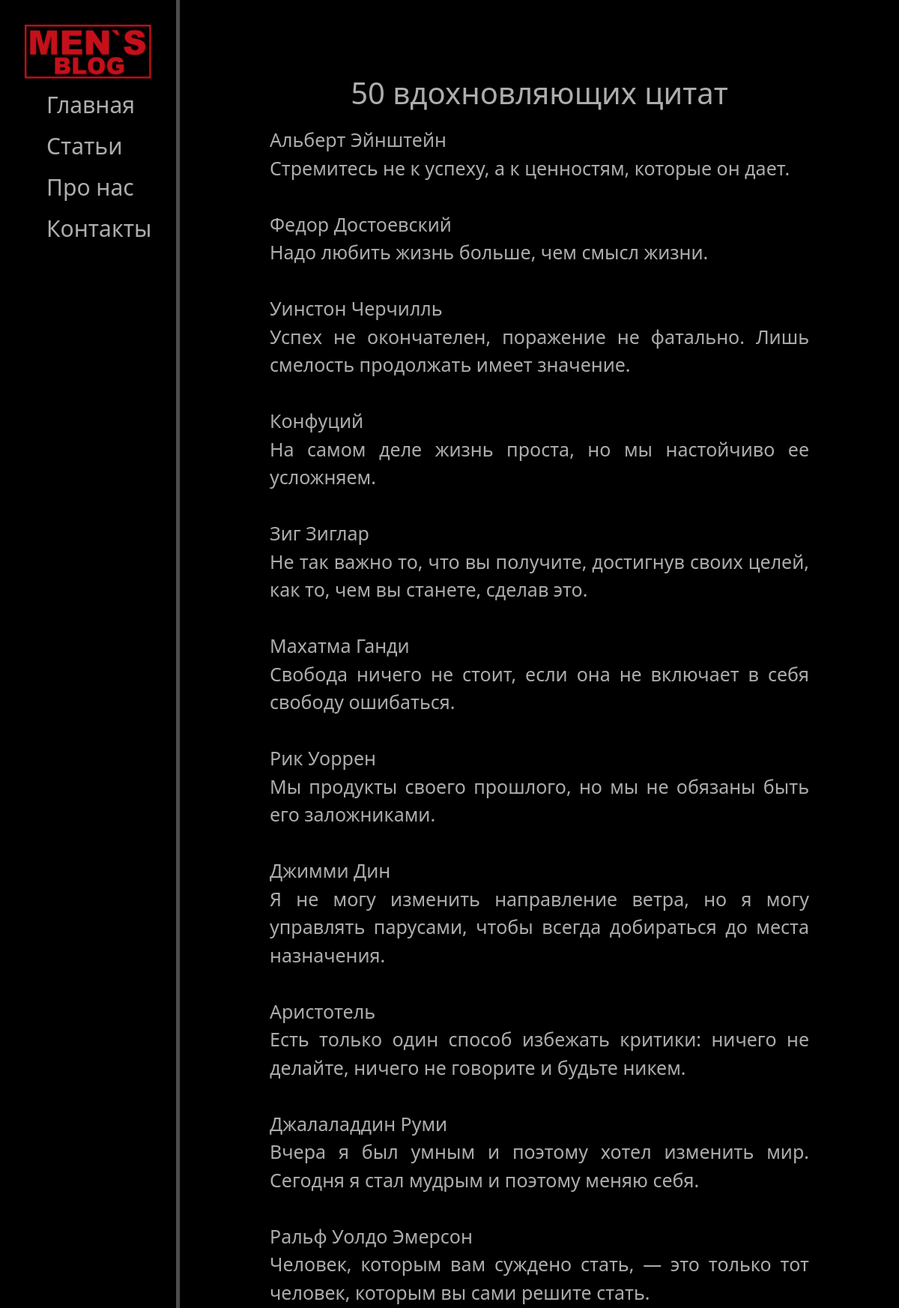
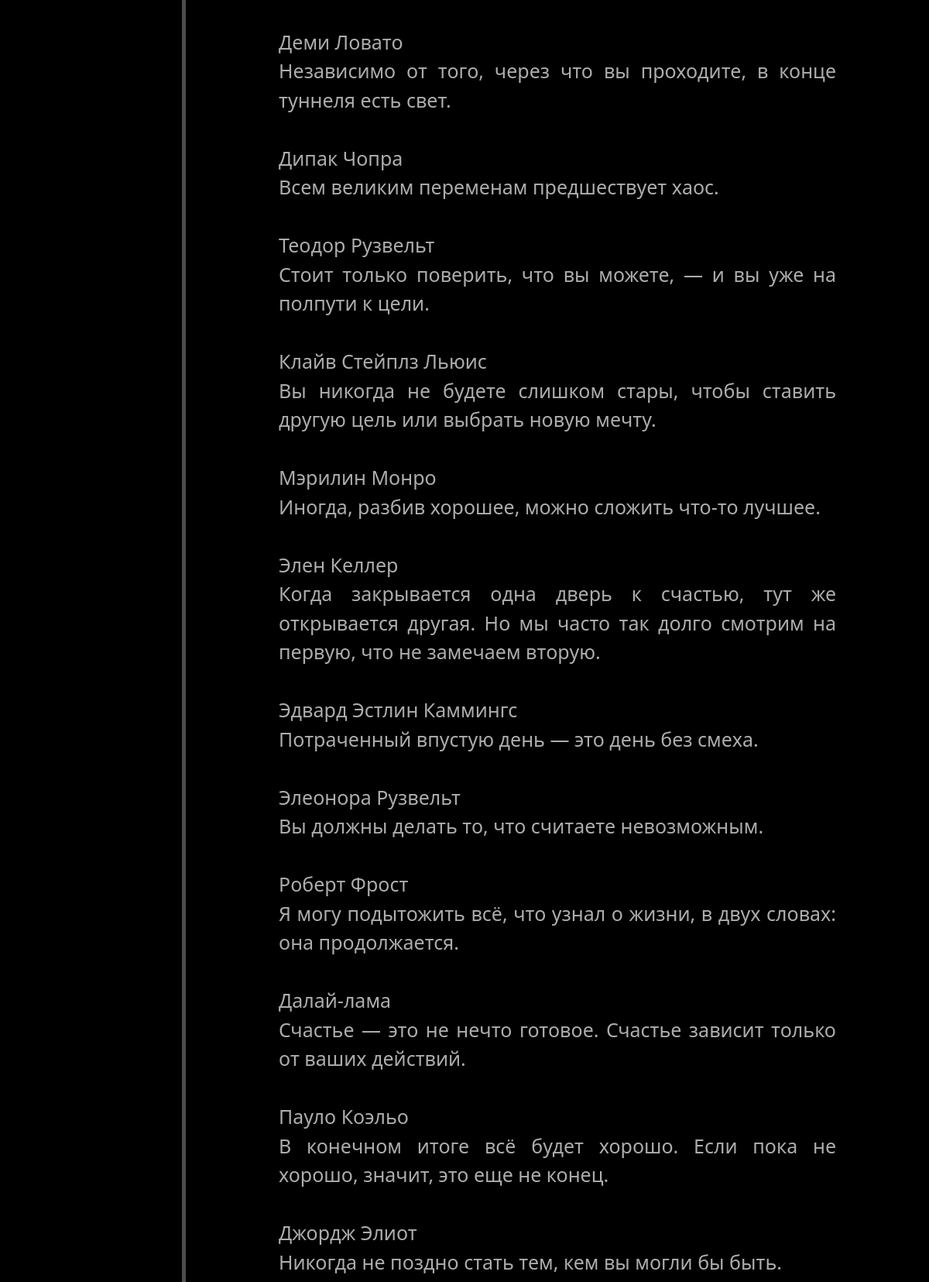
The app's page /news/9 (upper part) with its own data (2 pictures, top to bottom).
### news/models.py (models this page shows, shortened)
class Articles(models.Model):
    title = models.CharField('Название', max_length=100, default='Статья без названия')
    anons = models.CharField('Анонс', max_length=350)
    full_text = models.TextField('Статья')
    date = models.DateTimeField(default=datetime.now)
    class Meta: # множественное и единственно число названия таблицы
        verbose_name = 'Новость'
        verbose_name_plural = 'Новости'

### news/views.py (the view)
# urls.py: path('<int:pk>', views.NewsDetailView.as_view(), name='news-detail'),
class NewsDetailView(DetailView):
    model = Articles
    template_name = 'news/details_view.html'
    context_object_name = 'article'

### news/templates/news/details_view.html (shortened to what this page needs)
{% extends 'main/layout.html' %}
{% block content %}
    <div class="features">
        <h1>{{ article.title }}</h1>
        <p>{{ article.full_text|safe }}</p>
    </div>
{% endblock %}

### main/static/main/css/main.css (style rules this page uses)
body { background: rgb(0, 0, 0); }
main .features { position: relative; font-size: 25px; float: left; left: 30%; color: #adadad; margin-top: 100px; text-align: center; width: 60%; }
main .features p { max-width: 100%; margin: 20px auto; text-align: justify; }

### records on screen
Articles: title "50 вдохновляющих цитат", full_text "Альберт Эйнштейн Стремитесь не к успеху, а к ценностям, которые он дает. Федор Достоевский Надо любить жизнь больше, чем смысл жизни. Уинстон Черчилль Успех не окончателен, поражение не фатально. Лишь смелость продолжать имеет значение. Конфуций На самом деле жизнь проста, но мы настойчиво ее усложняем. Зиг Зиглар Не так важно то, что вы получите, достигнув своих целей, как то, чем вы станете, сделав это. Махатма Ганди Свобода ничего не стоит, если она не включает в себя свободу ошибаться. Рик Уоррен Мы продукты своего прошлого, но мы не обязаны быть его заложниками. Джимми Дин Я не могу изменить направление ветра, но я могу управлять парусами, чтобы всегда добираться до места назначения.…"
